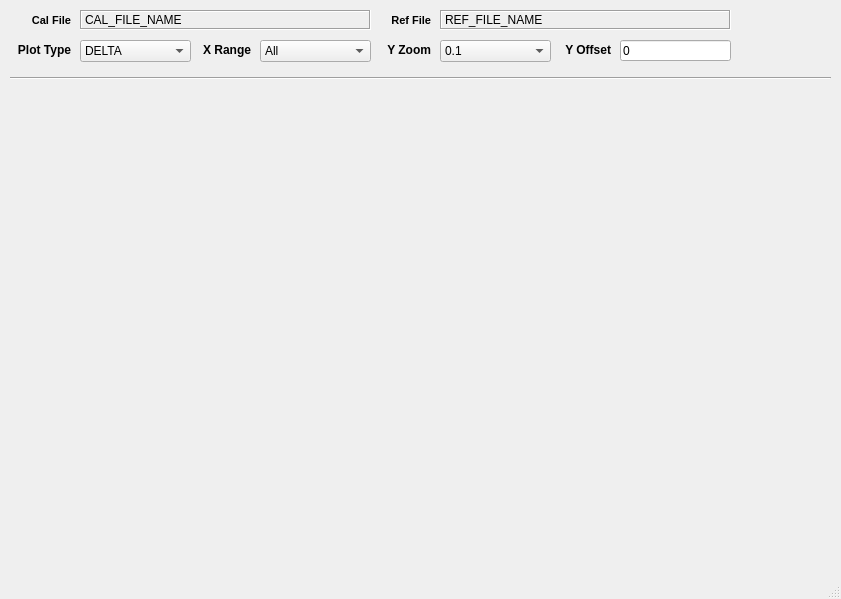
<?xml version="1.0" encoding="UTF-8"?>
<ui version="4.0">
 <class>PlotWindow</class>
 <widget class="QMainWindow" name="PlotWindow">
  <property name="geometry">
   <rect>
    <x>0</x>
    <y>0</y>
    <width>841</width>
    <height>599</height>
   </rect>
  </property>
  <property name="windowTitle">
   <string>PlotWindow</string>
  </property>
  <widget class="QWidget" name="centralwidget">
   <widget class="QCustomPlot" name="qPlot" native="true">
    <property name="geometry">
     <rect>
      <x>10</x>
      <y>90</y>
      <width>711</width>
      <height>481</height>
     </rect>
    </property>
   </widget>
   <widget class="QLineEdit" name="yOffset_lineEdit">
    <property name="geometry">
     <rect>
      <x>620</x>
      <y>40</y>
      <width>111</width>
      <height>21</height>
     </rect>
    </property>
    <property name="text">
     <string>0</string>
    </property>
   </widget>
   <widget class="QLabel" name="yOffset_lineEditLabel">
    <property name="geometry">
     <rect>
      <x>550</x>
      <y>40</y>
      <width>61</width>
      <height>20</height>
     </rect>
    </property>
    <property name="font">
     <font>
      <weight>75</weight>
      <bold>true</bold>
     </font>
    </property>
    <property name="text">
     <string>Y Offset</string>
    </property>
    <property name="alignment">
     <set>Qt::AlignRight|Qt::AlignTrailing|Qt::AlignVCenter</set>
    </property>
   </widget>
   <widget class="QComboBox" name="yZoom_cBox">
    <property name="geometry">
     <rect>
      <x>440</x>
      <y>40</y>
      <width>111</width>
      <height>22</height>
     </rect>
    </property>
    <item>
     <property name="text">
      <string>0.1</string>
     </property>
    </item>
    <item>
     <property name="text">
      <string>0.2</string>
     </property>
    </item>
    <item>
     <property name="text">
      <string>0.25</string>
     </property>
    </item>
    <item>
     <property name="text">
      <string>0.5</string>
     </property>
    </item>
    <item>
     <property name="text">
      <string>1.0</string>
     </property>
    </item>
    <item>
     <property name="text">
      <string>2.0</string>
     </property>
    </item>
    <item>
     <property name="text">
      <string>4.0</string>
     </property>
    </item>
    <item>
     <property name="text">
      <string>5.0</string>
     </property>
    </item>
    <item>
     <property name="text">
      <string>10.0</string>
     </property>
    </item>
   </widget>
   <widget class="QLabel" name="yZoom_cBoxLabel">
    <property name="geometry">
     <rect>
      <x>370</x>
      <y>40</y>
      <width>61</width>
      <height>20</height>
     </rect>
    </property>
    <property name="font">
     <font>
      <weight>75</weight>
      <bold>true</bold>
     </font>
    </property>
    <property name="text">
     <string>Y Zoom</string>
    </property>
    <property name="alignment">
     <set>Qt::AlignRight|Qt::AlignTrailing|Qt::AlignVCenter</set>
    </property>
   </widget>
   <widget class="QLabel" name="xRange_cBoxLabel">
    <property name="geometry">
     <rect>
      <x>190</x>
      <y>40</y>
      <width>61</width>
      <height>20</height>
     </rect>
    </property>
    <property name="font">
     <font>
      <weight>75</weight>
      <bold>true</bold>
     </font>
    </property>
    <property name="text">
     <string>X Range</string>
    </property>
    <property name="alignment">
     <set>Qt::AlignRight|Qt::AlignTrailing|Qt::AlignVCenter</set>
    </property>
   </widget>
   <widget class="QLabel" name="plotType_cBoxLabel">
    <property name="geometry">
     <rect>
      <x>10</x>
      <y>40</y>
      <width>61</width>
      <height>20</height>
     </rect>
    </property>
    <property name="font">
     <font>
      <weight>75</weight>
      <bold>true</bold>
     </font>
    </property>
    <property name="text">
     <string>Plot Type</string>
    </property>
    <property name="alignment">
     <set>Qt::AlignRight|Qt::AlignTrailing|Qt::AlignVCenter</set>
    </property>
   </widget>
   <widget class="QComboBox" name="xRange_cBox">
    <property name="geometry">
     <rect>
      <x>260</x>
      <y>40</y>
      <width>111</width>
      <height>22</height>
     </rect>
    </property>
    <item>
     <property name="text">
      <string>All</string>
     </property>
    </item>
    <item>
     <property name="text">
      <string>B1</string>
     </property>
    </item>
    <item>
     <property name="text">
      <string>B2</string>
     </property>
    </item>
    <item>
     <property name="text">
      <string>B3</string>
     </property>
    </item>
    <item>
     <property name="text">
      <string>B4</string>
     </property>
    </item>
    <item>
     <property name="text">
      <string>B5</string>
     </property>
    </item>
   </widget>
   <widget class="QComboBox" name="plotType_cBox">
    <property name="geometry">
     <rect>
      <x>80</x>
      <y>40</y>
      <width>111</width>
      <height>22</height>
     </rect>
    </property>
    <item>
     <property name="text">
      <string>DELTA</string>
     </property>
    </item>
    <item>
     <property name="text">
      <string>CAL</string>
     </property>
    </item>
    <item>
     <property name="text">
      <string>REF</string>
     </property>
    </item>
   </widget>
   <widget class="QLabel" name="refFilePath_label">
    <property name="geometry">
     <rect>
      <x>380</x>
      <y>10</y>
      <width>51</width>
      <height>20</height>
     </rect>
    </property>
    <property name="font">
     <font>
      <pointsize>8</pointsize>
      <weight>75</weight>
      <bold>true</bold>
     </font>
    </property>
    <property name="text">
     <string>Ref File</string>
    </property>
    <property name="alignment">
     <set>Qt::AlignRight|Qt::AlignTrailing|Qt::AlignVCenter</set>
    </property>
   </widget>
   <widget class="QLabel" name="calFilePath_label">
    <property name="geometry">
     <rect>
      <x>20</x>
      <y>10</y>
      <width>51</width>
      <height>20</height>
     </rect>
    </property>
    <property name="font">
     <font>
      <pointsize>8</pointsize>
      <weight>75</weight>
      <bold>true</bold>
     </font>
    </property>
    <property name="text">
     <string>Cal File</string>
    </property>
    <property name="alignment">
     <set>Qt::AlignRight|Qt::AlignTrailing|Qt::AlignVCenter</set>
    </property>
   </widget>
   <widget class="Line" name="line">
    <property name="geometry">
     <rect>
      <x>10</x>
      <y>70</y>
      <width>821</width>
      <height>16</height>
     </rect>
    </property>
    <property name="orientation">
     <enum>Qt::Horizontal</enum>
    </property>
   </widget>
   <widget class="QLabel" name="calFileName_label">
    <property name="geometry">
     <rect>
      <x>80</x>
      <y>10</y>
      <width>291</width>
      <height>20</height>
     </rect>
    </property>
    <property name="autoFillBackground">
     <bool>false</bool>
    </property>
    <property name="frameShape">
     <enum>QFrame::Box</enum>
    </property>
    <property name="frameShadow">
     <enum>QFrame::Sunken</enum>
    </property>
    <property name="text">
     <string>CAL_FILE_NAME</string>
    </property>
   </widget>
   <widget class="QLabel" name="refFileName_label">
    <property name="geometry">
     <rect>
      <x>440</x>
      <y>10</y>
      <width>291</width>
      <height>20</height>
     </rect>
    </property>
    <property name="autoFillBackground">
     <bool>false</bool>
    </property>
    <property name="frameShape">
     <enum>QFrame::Box</enum>
    </property>
    <property name="frameShadow">
     <enum>QFrame::Sunken</enum>
    </property>
    <property name="text">
     <string>REF_FILE_NAME</string>
    </property>
   </widget>
   <widget class="QCustomPlot" name="qPlotLegend" native="true">
    <property name="geometry">
     <rect>
      <x>730</x>
      <y>90</y>
      <width>91</width>
      <height>291</height>
     </rect>
    </property>
   </widget>
  </widget>
  <widget class="QStatusBar" name="statusbar"/>
  <action name="actionExport_data">
   <property name="text">
    <string>Export data</string>
   </property>
  </action>
  <action name="actionSave_image">
   <property name="text">
    <string>Save image</string>
   </property>
  </action>
  <action name="actionExportData">
   <property name="text">
    <string>Export data</string>
   </property>
  </action>
  <action name="actionSaveImage">
   <property name="text">
    <string>Save image</string>
   </property>
  </action>
 </widget>
 <customwidgets>
  <customwidget>
   <class>QCustomPlot</class>
   <extends>QWidget</extends>
   <header>qcustomplot.h</header>
   <container>1</container>
  </customwidget>
 </customwidgets>
 <resources/>
 <connections/>
</ui>
